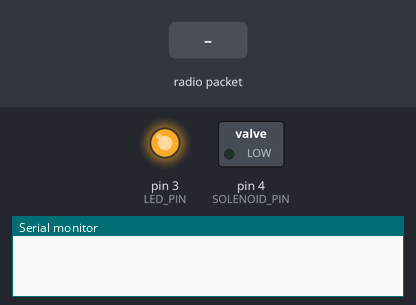
A sketch run on a simulated Arduino Leonardo, built with avr-gcc and run on an emulated ATmega32U4. On the bench: switched loads named in the sketch (green lamp = pin HIGH), output pins drawn as LEDs (lit = HIGH), the last lines printed to the serial monitor. Inputs (shaded band) come from the test bench. No radio packets arrive unless stated.

Above: at 0.1 s.
At 7.2 s:
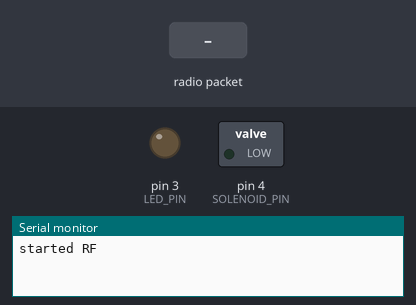
7.3 s: radio packet "1" arrives
At 7.9 s:
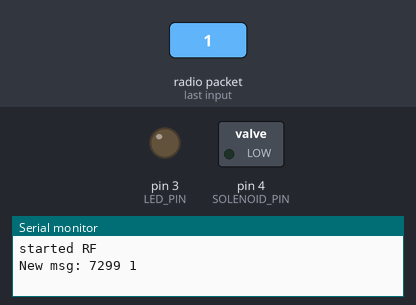
Timing chart, 0 to 10.3 s (numbered marks = the images above; inputs shaded):
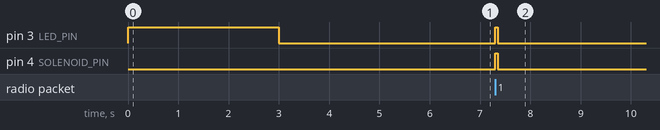

The sketch:

nrf24_client_master_td.ino
```cpp
#include <SPI.h>
#include <RH_NRF24.h>

// Singleton instance of the radio driver
RH_NRF24 nrf24;
// RH_NRF24 nrf24(8, 7); // use this to be electrically compatible with Mirf
// RH_NRF24 nrf24(8, 10);// For Leonardo, need explicit SS pin
// RH_NRF24 nrf24(8, 7); // For RFM73 on Anarduino Mini


#define LED_PIN 3
#define SOLENOID_PIN 4

int STATE_SOL = LOW;

//play sequence
int numSequence = 8; //num of bits
int playIndex   = 0;

unsigned int sequencePlay[]      = {1, 0, 0, 1, 1, 0, 0, 1};
unsigned int sequenceRecord[]    = {0, 0, 0, 0, 0, 0, 0, 0};

int timerCounter = 0;
int numReplays = 3;
int replaysCounter = 0;

int eventSequence = 2;
boolean lockInMsg =true;


//Times
unsigned long clockInterval = 0;
unsigned long prevTime = 0;
unsigned long diffTime = 5;

//Hit solenoid
unsigned long prevHitTime = 0;
unsigned long intervalHitTime = 50;// 50ms

//lock
int counterLock  = 0;

void setup()
{

  pinMode(LED_PIN, OUTPUT);
  pinMode(SOLENOID_PIN, OUTPUT);

  digitalWrite(LED_PIN, HIGH);
  //digitalWrite(SOLENOID_PIN, HIGH);
  delay(3000);


  digitalWrite(LED_PIN, LOW);
  //digitalWrite(SOLENOID_PIN, LOW);

  Serial.begin(9600);

  int failed = 0;


  if (!nrf24.init()) {
    failed = 1;
  }

  if (!nrf24.setChannel(1)) {
    failed = 1;
  }

  if (!nrf24.setRF(RH_NRF24::DataRate2Mbps, RH_NRF24::TransmitPower0dBm)) {
    failed = 1;
  }

  //SEND LED NOTIFICATION THAT RF FAILED
  if (failed == 1) {
    digitalWrite(LED_PIN, HIGH);
    digitalWrite(SOLENOID_PIN, HIGH);
    delay(500);

    digitalWrite(LED_PIN, LOW);
    digitalWrite(SOLENOID_PIN, LOW);
    delay(200);

    digitalWrite(LED_PIN, HIGH);
    digitalWrite(SOLENOID_PIN, HIGH);
    delay(500);

    digitalWrite(LED_PIN, LOW);
    digitalWrite(SOLENOID_PIN, LOW);
    delay(200);

    Serial.println("error starting RF");

  } else {
    Serial.println("started RF");

  }

  digitalWrite(LED_PIN, LOW);
  // digitalWrite(SOLENOID_PIN, LOW);

  delay(3000);
}


void loop()
{

  unsigned long currentTime     = millis(); // Start time

  uint8_t buf[RH_NRF24_MAX_MESSAGE_LEN];
  uint8_t len = sizeof(buf);

  // Should be a reply message for us now
  if (nrf24.recv(buf, &len))
  {
    int value = buf[0] - 48;

    if (value == 1) {
      // read only once
      //lock incomming
      if (lockInMsg) {

        diffTime = currentTime - prevTime;
        if (diffTime > 10) {
          lockInMsg = false;
        }
      }


    } else {
    }
  }

  if (!lockInMsg) {
    switch (eventSequence) {
      case 1:
        {
          timerCounter++;
          if (timerCounter == 2) {
            timerCounter = 0;
            replaysCounter++;

            if ( numReplays == replaysCounter) {
              eventSequence = 3;
            } else {
              //continue play
              eventSequence = 2;
              Serial.println("play again the sequence");
            }

          }

          prevTime = currentTime;
          lockInMsg = true;
        }
        break;
      case 2:
        {
          unsigned int  value = sequencePlay[playIndex];

          Serial.print("New msg: ");
          Serial.print(diffTime);
          Serial.print(" ");
          Serial.println(value);

          if (value == 1) {
            STATE_SOL = HIGH;
          }

          prevTime = currentTime;
          counterLock = 0;
          lockInMsg = true;
          playIndex++;

          if (playIndex >= numSequence) {
            playIndex = 0;
            eventSequence = 1;
            Serial.println("Waiting two clocks");
          }
        }
        break;
      case 3:
        lockInMsg = true;
        prevTime = currentTime;
        break;

    }
  }


  digitalWrite(LED_PIN, STATE_SOL);
  digitalWrite(SOLENOID_PIN, STATE_SOL);

  if (STATE_SOL == HIGH) {
    if (timer(currentTime, prevTime, intervalHitTime)) {
      STATE_SOL = LOW;
      // Serial.println("OFF");
    }
  }

}

boolean timer(unsigned long currTime, unsigned long previousTime, unsigned long interval) {
  if (currTime - previousTime >= interval) {
    return true;
  }
  return false;
}
```

Measured:
- after the input at 7.3 s, pin 3 (LED_PIN), pin 4 (SOLENOID_PIN): LOW → HIGH at once, → LOW 0.05 s later
